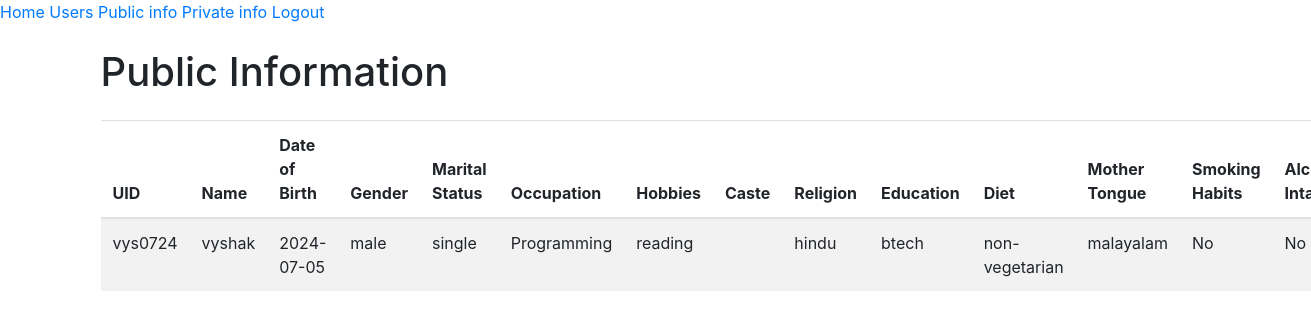
The page /admin/public_info (signed in) on the database its author committed.
### app/models.py (models this page shows)
class PublicInfo(db.Model):
    id = db.Column(db.Integer, primary_key=True)
    user_uid = db.Column(db.String(64), db.ForeignKey('user.uid'), nullable=False)
    name = db.Column(db.String(100), nullable=False) #split
    dob = db.Column(db.Date, nullable=False)
    gender = db.Column(db.String(10), nullable=False)
    marital_status = db.Column(db.String(20), nullable=False)
    occupation = db.Column(db.String(100))
    hobbies = db.Column(db.String(255))
    caste = db.Column(db.String(50))
    religion = db.Column(db.String(50))
    education = db.Column(db.String(100))
    diet = db.Column(db.String(20), nullable=False)
    mother_tongue = db.Column(db.String(50))
    smoking_habits = db.Column(db.Boolean, nullable=False)
    alcohol_intake = db.Column(db.Boolean, nullable=False)

### app/routes/admin.py (the view)
@admin.route('/public_info')
@login_required
def public_info():
    if not current_user.is_authenticated:
        return redirect(url_for("auth.admin_login"))
    public_infos = PublicInfo.query.all()
    return render_template('admin/public_info.html', public_infos=public_infos)

### app/__init__.py (called while the page is built)
@login_manager.user_loader
def load_user(uid):
    return User.query.get(uid)

### app/templates/admin/public_info.html
{% extends 'admin/admin_base.html' %}
{% block content %}
<div class="container mt-4">
    <h1 class="mb-4">Public Information</h1>
    <table class="table table-striped">
        <thead>
            <tr>
                <th>UID</th>
                <th>Name</th>
                <th>Date of Birth</th>
                <th>Gender</th>
                <th>Marital Status</th>
                <th>Occupation</th>
                <th>Hobbies</th>
                <th>Caste</th>
                <th>Religion</th>
                <th>Education</th>
                <th>Diet</th>
                <th>Mother Tongue</th>
                <th>Smoking Habits</th>
                <th>Alcohol Intake</th>
            </tr>
        </thead>
        <tbody>
            {% for info in public_infos %}
            <tr>
                <td>{{ info.user_uid }}</td>
                <td>{{ info.name }}</td>
                <td>{{ info.dob }}</td>
                <td>{{ info.gender }}</td>
                <td>{{ info.marital_status }}</td>
                <td>{{ info.occupation }}</td>
                <td>{{ info.hobbies }}</td>
                <td>{{ info.caste }}</td>
                <td>{{ info.religion }}</td>
                <td>{{ info.education }}</td>
                <td>{{ info.diet }}</td>
                <td>{{ info.mother_tongue }}</td>
                <td>{{ 'Yes' if info.smoking_habits else 'No' }}</td>
                <td>{{ 'Yes' if info.alcohol_intake else 'No' }}</td>
            </tr>
            {% endfor %}
        </tbody>
    </table>
</div>
{% endblock %}

### app/templates/admin/admin_base.html (shortened to what this page needs)
<!DOCTYPE html>
<html>
    <head>
        <link href="https://stackpath.bootstrapcdn.com/bootstrap/4.5.2/css/bootstrap.min.css" rel="stylesheet">
    </head>
    <body>
        <nav>
            <a href="{{ url_for('admin.index') }}">Home</a>
            <a href="{{ url_for('admin.users') }}">Users</a>
            <a href="{{url_for('admin.public_info')}}">Public info</a>
            <a href="">Private info</a>
            <a href="{{url_for('auth.admin_logout')}}">Logout</a>
        </nav>
        {% block content %}{% endblock %}
    </body>
</html>

### rows shown on the page
PublicInfo: user_uid "vys0724", name "vyshak", dob "2024-07-05", gender "male", marital_status "single", occupation "Programming", hobbies "reading", religion "hindu", education "btech", diet "non-vegetarian", mother_tongue "malayalam", smoking_habits "No", alcohol_intake "No"
